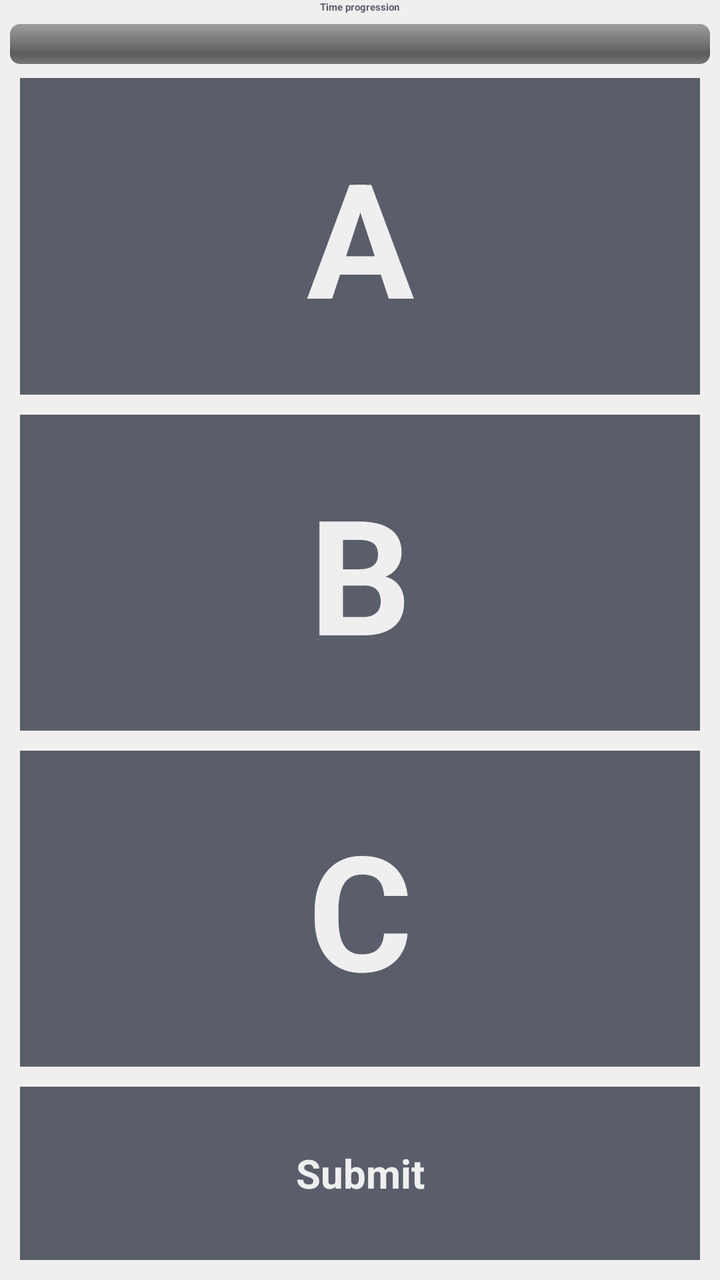
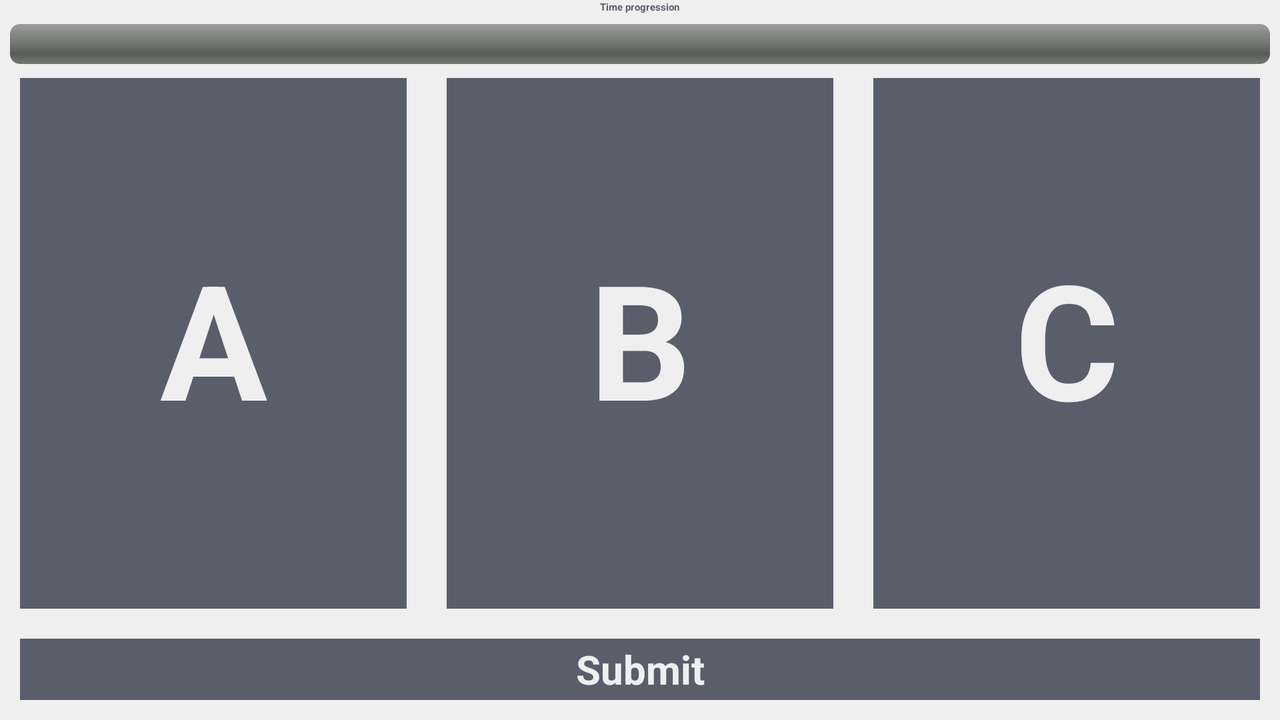

First picture: res/layout/ on a phone held upright. Second picture: the repository's own variant of that layout, on a device whose configuration matches the variant's folder. Source for both follows.
<!-- AndroidManifest.xml: application theme MyTheme -->
<!-- res/layout/multi_abc_choice.xml -->
<?xml version="1.0" encoding="utf-8"?>
<LinearLayout
  xmlns:android="http://schemas.android.com/apk/res/android"
  android:orientation="vertical"
  android:layout_width="fill_parent"
  android:layout_height="fill_parent"
  style="@style/backgroundColor">
  
  <LinearLayout
  		android:orientation="vertical"
  		android:layout_width="fill_parent"
  		android:layout_height="wrap_content"
  		android:gravity="center"
  		android:layout_marginBottom="2dp">
  	<TextView
  		android:layout_width="wrap_content"
  		android:layout_height="wrap_content"
  		android:paddingBottom="5dp"
  		android:textStyle="bold"
  		android:text="Time progression"
  		style="@style/textColor"/>
  	<ProgressBar
  		android:id="@+id/timeBar"
  		android:layout_width="fill_parent"
  		android:layout_height="wrap_content"
  		android:paddingBottom="5dp"
  		android:paddingLeft="5dp"
  		android:paddingRight="5dp"
  		style="@android:style/Widget.ProgressBar.Horizontal" />
  </LinearLayout>
  <LinearLayout
  		android:orientation="vertical"
  		android:layout_width="fill_parent"
  		android:layout_height="fill_parent"
  		android:layout_weight="1"
  		android:gravity="center">
  		<CheckBox
  			android:id="@+id/checkbox_a" 
  			style="@style/checkBoxStyle1" 
  			android:text="A"
  			android:textSize="80dp"
  			android:textStyle="bold"/>
  		<CheckBox
  			android:id="@+id/checkbox_b" 
  			style="@style/checkBoxStyle1" 
  			android:text="B"
  			android:textSize="80dp"
  			android:textStyle="bold"/>
  		<CheckBox
  			android:id="@+id/checkbox_c" 
  			style="@style/checkBoxStyle1" 
  			android:text="C"
  			android:textSize="80dp"
  			android:textStyle="bold"/>
  </LinearLayout>
  <LinearLayout
  		android:orientation="vertical"
  		android:layout_width="fill_parent"
  		android:layout_height="fill_parent"
  		android:layout_weight="4">
  		<Button
  			android:id="@+id/submit" 
  			style="@style/buttonStyle2" 
  			android:text="Submit"
  			android:textSize="20dp"
  			android:textStyle="bold"
  			android:gravity="center"/>
  
  </LinearLayout>
</LinearLayout>
<!-- resources referenced by this layout -->
<resources>
  <style name="backgroundColor">
  		<item name="android:background">#EFEFEF</item>
  	</style>
  <style name="buttonStyle2">
  		<item name="android:background">#5A5E6B</item>
  		<item name="android:textColor">#EFEFEF</item>
  		<item name="android:textStyle">bold</item>
  		<item name="android:layout_width">fill_parent</item>
  		<item name="android:layout_height">fill_parent</item>
  		<item name="android:layout_weight">1</item>
  		<item name="android:layout_marginLeft">10dp</item>
  		<item name="android:layout_marginRight">10dp</item>
  		<item name="android:layout_marginBottom">10dp</item> 
  		<item name="android:state_focused">true</item> 
    	</style>
  <style name="checkBoxStyle1">
  		<item name="android:background">#5A5E6B</item>
  		<item name="android:textColor">#EFEFEF</item>
  		<item name="android:textStyle">bold</item>
  		<item name="android:layout_width">fill_parent</item>
  		<item name="android:layout_height">fill_parent</item>
  		<item name="android:layout_weight">1</item>
  		<item name="android:layout_marginLeft">10dp</item>
  		<item name="android:layout_marginRight">10dp</item>
  		<item name="android:layout_marginBottom">10dp</item> 
  		<item name="android:state_focused">true</item>
  		<item name="android:gravity">center</item>
    	</style>
  <style name="textColor">
  		<item name="android:textColor">#5A5E6B</item>
  	</style>
</resources>
<!-- res/layout-land/multi_abc_choice.xml (the repository's variant of the layout above) -->
<!-- drawn on the phone turned sideways -->
<?xml version="1.0" encoding="utf-8"?>
<LinearLayout
  xmlns:android="http://schemas.android.com/apk/res/android"
  android:orientation="vertical"
  android:layout_width="fill_parent"
  android:layout_height="fill_parent"
  style="@style/backgroundColor">
  
  <LinearLayout
  		android:orientation="vertical"
  		android:layout_width="fill_parent"
  		android:layout_height="wrap_content"
  		android:gravity="center"
  		android:layout_marginBottom="2dp">
  	<TextView
  		android:layout_width="wrap_content"
  		android:layout_height="wrap_content"
  		android:paddingBottom="5dp"
  		android:textStyle="bold"
  		android:text="Time progression"
  		style="@style/textColor"/>
  	<ProgressBar
  		android:id="@+id/timeBar"
  		android:layout_width="fill_parent"
  		android:layout_height="wrap_content"
  		android:paddingBottom="5dp"
  		android:paddingLeft="5dp"
  		android:paddingRight="5dp"
  		style="@android:style/Widget.ProgressBar.Horizontal" />
  </LinearLayout>
  <LinearLayout
  		android:orientation="horizontal"
  		android:layout_width="fill_parent"
  		android:layout_height="fill_parent"
  		android:layout_weight="1"
  		android:gravity="center">
  		<CheckBox
  			android:id="@+id/checkbox_a" 
  			style="@style/checkBoxStyle1" 
  			android:text="A"
  			android:textSize="80dp"
  			android:textStyle="bold"/>
  		<CheckBox
  			android:id="@+id/checkbox_b" 
  			style="@style/checkBoxStyle1" 
  			android:text="B"
  			android:textSize="80dp"
  			android:textStyle="bold"/>
  		<CheckBox
  			android:id="@+id/checkbox_c" 
  			style="@style/checkBoxStyle1" 
  			android:text="C"
  			android:textSize="80dp"
  			android:textStyle="bold"/>
  </LinearLayout>
  <LinearLayout
  		android:orientation="vertical"
  		android:layout_width="fill_parent"
  		android:layout_height="fill_parent"
  		android:layout_weight="4">
  		<Button
  			android:id="@+id/submit" 
  			style="@style/buttonStyle2" 
  			android:text="Submit"
  			android:textSize="20dp"
  			android:textStyle="bold"
  			android:gravity="center"/>
  
  </LinearLayout>
</LinearLayout>
